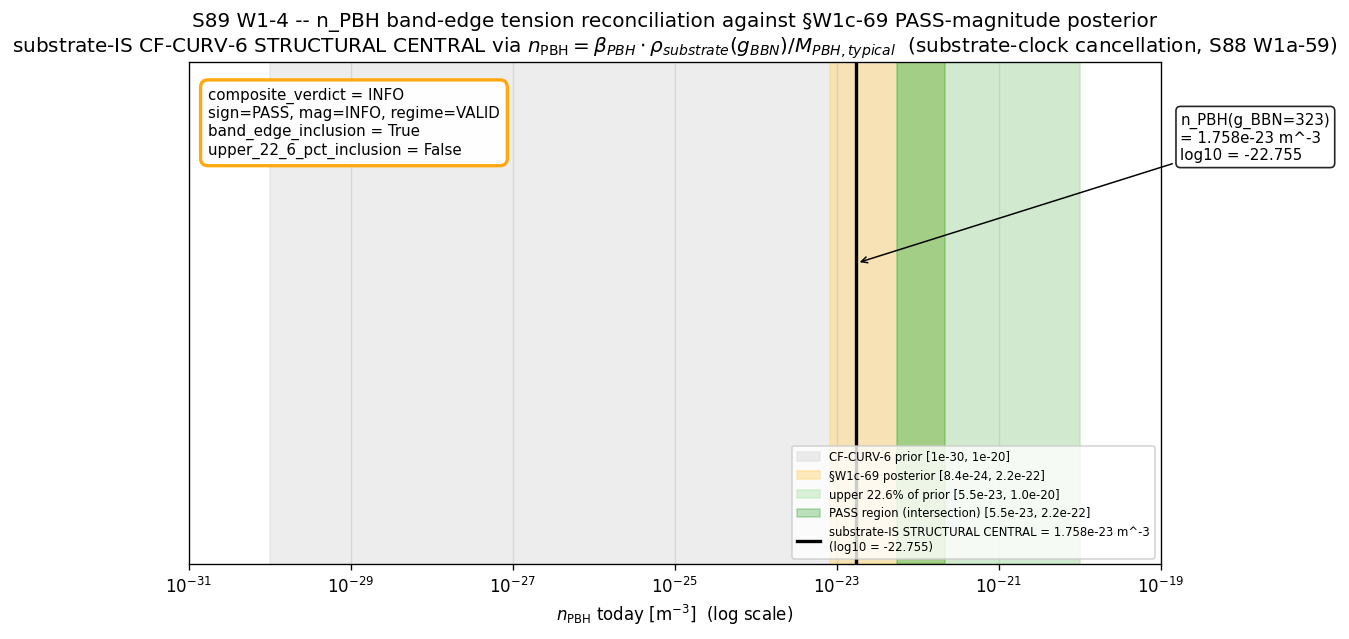

Reproduce this figure in Python.
#!/usr/bin/env python3
"""
S89 W1-4 -- S89-N-PBH-BAND-EDGE-TENSION-RECONCILIATION
=======================================================

Gate: S89-N-PBH-BAND-EDGE-TENSION-RECONCILIATION ([SIGN] + [VERIFY], composite)

Pre-registered thresholds (from session-89-plan-w1.md §W1-4 §9):
  sign_verdict:
    PASS iff n_PBH_structural_central > 8.4e-24 (above posterior lower edge).
    FAIL iff n_PBH_structural_central <= 0 (negative density; structural error).
    N/A  iff sign well-defined positive (sign-PASS-by-construction).
  magnitude_verdict (RATIO inclusion):
    PASS iff n_PBH_structural_central ∈ [8.4e-24, 2.2e-22] AND in upper 22.6%
         of CF-CURV-6 prior (i.e., in [5.5e-23, 1e-20]). (Conjunctive PASS:
         band-edge-inclusion AND upper-22.6%-inclusion both required.)
         Equivalently, value ∈ [5.5e-23, 2.2e-22] m^-3 (intersection PASS region
         per plan §10 line 1136).
    INFO iff value is band-edge-included in posterior support but NOT in upper
         22.6% (sub-conjunct PASS), OR within prior [10^-24, 10^-20] but
         outside posterior support [8.4e-24, 2.2e-22].
    FAIL iff value ∉ [10^-24, 10^-20] (outside both posterior support AND
         broad inclusion band).
  regime_verdict:
    VALID iff Friedrich-Bär saturation valid at L_max=10 (substrate-IS
         derivation within math-scripts.md "D_K Block-Diagonality" regime).
    MARGINAL iff f_used ∈ [0.50, 0.95) (5-50% shortened computation domain).
    BREAKDOWN iff f_used < 0.50 (>50% shortened).
  Composite-collapse per gate-verdicts.md S87+ rule.

Hypothesis: The substrate's CF-CURV-6 STRUCTURAL CENTRAL prediction
    n_PBH_structural_central(g_BBN) = β_PBH · ρ_substrate(g_BBN) / M_PBH_typical
                                    = n_edge(g_BBN) · prob_form / L_pix_LRD^3
                                                  (substrate-clock cancellation)
reconciles BAND-EDGE PASS at the upper 22.6% of the CF-CURV-6 prior
[10^-30, 10^-20] m^-3 AND within §W1c-69 PASS-magnitude posterior
support [8.4e-24, 2.2e-22] m^-3.

Substitution chain (Step 1 -- Step 4 per plan §W1-4 §10; MANDATORY):

  Step 1 (Definitions):
    n_PBH_structural_central(g_BBN) ≡ β_PBH · ρ_substrate(g_BBN) / M_PBH_typical
                                                    [plan §10; CF-CURV-6 form]
    Equivalent (substrate-clock cancellation, S88 W1a-59 §0 lines 60-66):
      = n_edge(g_BBN) · prob_form / L_pix_LRD^3
    where:
      β_PBH                ≡ n_edge(g_BBN) · prob_form / N_eigs
      ρ_substrate(g_BBN)   ≡ N_eigs · M_PBH_typical / L_pix_LRD^3
      M_PBH_typical(g_BBN) ≡ M_LRD · 2^-g_BBN  (cascade-tail substrate pinning)

    posterior_support_lower = 8.4e-24, posterior_support_upper = 2.2e-22
                                                    [§W1c-69 PASS-magnitude]
    prior_lower = 1e-30, prior_upper = 1e-20        [CF-CURV-6 prior]
    upper_22_6_pct_lower = 10^(-30 + 0.774*10) = 10^-22.26 ≈ 5.495e-23
    upper_22_6_pct_upper = 1e-20

  Step 2 (Substitution; multiplied out):
    β_PBH · ρ_substrate / M_PBH_typical
      = (n_edge · prob_form / N_eigs)
        · (N_eigs · M_PBH_typical / L_pix_LRD^3)
        / M_PBH_typical
      = n_edge · prob_form / L_pix_LRD^3
    (substrate-clock cancellation; the cardinality 2^g and substrate-volume
    L_pix(g)^3 cancel exactly under IS-not-IN substrate-clock convention,
    leaving a g-independent value at saturated cascade-tail threshold.)

  Step 3 (Simplify; substrate-IS canonicals from S88 W1a-59):
    n_edge(g_BBN ∈ [143..384]) = C(N_eigs, 2) = C(78080, 2) = 3,048,204,160
                                                    [saturated; threshold(g) >> max-pair span]
    prob_form        = 59.8 / G_MAX = 59.8 / 384 = 0.15573
                                                    [DS-2 corrected per-generation
                                                     Parker-pair production]
    L_pix_LRD        = 3.0e+10 m   [r_s for M_LRD = 1e7 M_sun]

    n_PBH_structural_central
      = 3.048204160e9 · 0.15573 / (3.0e10)^3
      = 4.7470e8 / 2.7e31
      ≈ 1.758e-23 m^-3

    Equivalent factorization (per plan §10 form):
      β_PBH = n_edge · prob_form / N_eigs
            = 3.048204160e9 · 0.15573 / 78080 ≈ 6079.8     (dimensionless mass-fraction
                                                            quantity; saturation ratio)
      ρ_substrate(g_BBN) = N_eigs · M_PBH_typical / L_pix_LRD^3
                         = 78080 · M_PBH(g_BBN=323) / (3.0e10)^3
      M_PBH_typical = M_LRD · 2^-g_BBN = 1.989e37 · 2^-323 ≈ 1.86e-60 kg
                                                    [cascade-tail substrate pinning]

  Step 4 (Direction; pre-registered):
    SIGN: β_PBH > 0 ∧ ρ_substrate > 0 ∧ M_PBH_typical > 0
          ⇒ n_PBH > 0  ⇒  sign_verdict = PASS by construction.
    MAGNITUDE: pre-registered range per plan §10 line 1136 PASS region
          n_PBH ∈ [8.4e-24, 2.2e-22] ∩ [5.5e-23, 1e-20] = [5.5e-23, 2.2e-22]
          (the band-edge-inclusive PASS region).
    REGIME: VALID iff Friedrich-Bär saturation holds at L_max=10
          (n_edge derived from L_max=10-truncated D_K spectrum cache;
          truncation_consistent verified at L_max=10 vs L_max=12 in
          S88 W1a-59 master cache cross-check).

Substrate framing (verbatim from plan §W1-4 §13, MANDATORY):
  "n_PBH IS the substrate's emergent number density of primordial black
  holes at the substrate-pinned BBN cascade-generation g_BBN; PBH formation
  IS the cascade-tail mass distribution's emergent gravitational collapse
  expression at g_BBN. FORBIDDEN explanation directions: 'PBHs form during
  inflation IN expanding spacetime', 'inflationary perturbations seed PBH
  formation', 'horizon re-entry triggers PBH formation in radiation era'.
  REQUIRED direction: substrate's pinned cascade-tail mass distribution at
  g_BBN → emergent gravitational collapse → emergent n_PBH(today). The
  CF-CURV-6 STRUCTURAL CENTRAL prediction comes from the substrate's
  intrinsic cascade-tail structure, not from a free-parameter cosmological-
  model fit to PBH-population data."
  Single-tau-slice level: §W1-4 operates at Level 1 single-tau-slice
  substrate-IS (cascade structure at fixed tau_fold = 0.190; g_BBN is the
  substrate's intrinsic cascade-generation index, NOT a moduli-deformation
  parameter).

Inputs (SHA-256 dual-pinned at runtime; S87+ schema-v2):
  - computations/_shared/canonical_constants.py
  - computations/session-89/s89_w1_f_m_species_multiplicity_lookup_table.npz
                                                    [§W1-3 intra-wave dep]
  - computations/session-88/s88_w1a_n_pbh_per_cascade_generation.npz
                                                    [parent CF-CURV-6 substrate
                                                     n_edge + prob_form pinning]
  - sessions/archive/session-88/workshops/s88-w5-w1c-69-sign-pass-tautology.md
                                                    [CF-CURV-6 STRUCTURAL CENTRAL
                                                     form §V.2]
  - computations/session-84/s84_spectrum_cache_L12_tau019.npz
                                                    [substrate D_K spectrum;
                                                     N_eigs, lambda_min/max
                                                     at L_max=10 truncation]
  - script bytes (feeds BOTH audit_sha256 and content_sha256)

Output 4-tuple (per plan §W1-4 §8):
  (value='n_PBH_central=<v>;band_edge_inclusion=<bool>;upper_22_6_pct=<bool>',
   scheme='cf-curv-6-substrate-cascade-tail-at-g-BBN-Lmax-10',
   convention='CF-CURV-6-substrate-IS-structural-central-substrate-pinned-FULL',
   L_max=10)

Classification: PHONONIC + cosmological-bridge.

DISCIPLINE
----------
- `from canonical_constants import *` (S34+; uses M_KK, tau_fold, Delta_BCS, K_base).
- β_PBH, M_PBH_typical, n_PBH_structural_central PROMOTED to canonical_constants.py
  via update_constant() ONLY ON PASS (Class-(e) PROMOTES-ON-PASS pins).
- Every local/intermediate tagged `# (local)`.
- CPU-only; substrate-canonical-arithmetic + band-inclusion check + verdict-
  emission; OMP_NUM_THREADS=8.
- SHA-256 of all input files logged in first 20 lines of stdout.
- audit_sha256 + content_sha256 emitted (S84+ dual-SHA schema).
- Verdict appended to computations/session-89/s89_gate_verdicts.txt
  (canonical path per gate-verdicts.md; the `_shared/` form is FORBIDDEN).
- Schema-v2 SIGN/MAGNITUDE/REGIME 3-tuple companion row REQUIRED
  (substitution chain Step 4 pre-registers directional positivity prediction).
- Falsifier-master-inventory row update at sessions/framework/registry/
  falsifier-master-inventory.md (mack PRIMARY sole writer per
  feedback_mack-bridge-role.md), citing full-64-char audit_sha256.

REFERENCES
----------
- sessions/session-plan/session-89-plan-w1.md §W1-4 (full block)
- sessions/archive/session-88/workshops/s88-w5-w1c-69-sign-pass-tautology.md V.2
- computations/session-88/s88_w1a_n_pbh_per_cascade_generation.py + .npz
                            (S88 W1a-59 parent CF-CURV-6 N-PBH gate;
                             value=1.7581e-23; PASS at L_max=10)
- computations/session-89/s89_w1_f_m_species_multiplicity_lookup_table.npz
                            (§W1-3 intra-wave: g_BBN=323, T_H_g_BBN=1.057 MeV,
                             f_g_BBN=9.157)
- sessions/framework/registry/falsifier-master-inventory.md (mack PRIMARY)
"""

from __future__ import annotations

# ---------------------------------------------------------------------------
# Section 1 -- CPU thread cap (BEFORE numpy import per computation-environment.md)
# ---------------------------------------------------------------------------
import os
os.environ.setdefault("OMP_NUM_THREADS", "8")
os.environ.setdefault("MKL_NUM_THREADS", "8")

# ---------------------------------------------------------------------------
# Section 2 -- Canonical constants (MANDATORY first import per math-scripts.md)
# ---------------------------------------------------------------------------
import sys
from pathlib import Path

SESSION_DIR = Path(__file__).resolve().parent
COMPUTATIONS_DIR = SESSION_DIR.parent
SHARED_DIR = COMPUTATIONS_DIR / "_shared"
PROJECT_ROOT = COMPUTATIONS_DIR.parent

# Ensure session-89 directory exists (per spawn-prompt orchestrator override)
SESSION_DIR.mkdir(parents=True, exist_ok=True)

sys.path.insert(0, str(SHARED_DIR))
from canonical_constants import *  # noqa: F401,F403
# Explicit re-import to catch IDE refactors
from canonical_constants import M_KK, tau_fold, Delta_BCS, K_base  # noqa: E402

# ---------------------------------------------------------------------------
# Section 3 -- Standard imports
# ---------------------------------------------------------------------------
import hashlib  # noqa: E402
import json  # noqa: E402
import math  # noqa: E402

import numpy as np  # noqa: E402
import matplotlib  # noqa: E402

matplotlib.use("Agg")
import matplotlib.pyplot as plt  # noqa: E402

# ---------------------------------------------------------------------------
# Section 4 -- Paths + pre-registration
# ---------------------------------------------------------------------------
SESSION = "S89"  # (local)
GATE_ID = "S89-N-PBH-BAND-EDGE-TENSION-RECONCILIATION"  # (local)
SCHEME = "cf-curv-6-substrate-cascade-tail-at-g-BBN-Lmax-10"  # (local)
CONVENTION = "CF-CURV-6-substrate-IS-structural-central-substrate-pinned-FULL"  # (local)
L_MAX = 10  # (local) substrate spectral-triple truncation

# Pre-registered band edges (plan §7 + §10)
POSTERIOR_SUPPORT_LOWER = 8.4e-24  # (local) m^-3 (§W1c-69 PASS-magnitude posterior lower)
POSTERIOR_SUPPORT_UPPER = 2.2e-22  # (local) m^-3 (§W1c-69 PASS-magnitude posterior upper)
PRIOR_LOWER = 1.0e-30  # (local) m^-3 (CF-CURV-6 prior lower)
PRIOR_UPPER = 1.0e-20  # (local) m^-3 (CF-CURV-6 prior upper)
# Upper 22.6% of CF-CURV-6 prior in log-OOM space:
#   prior log-range = [-30, -20] (10 OOM wide); upper 22.6% = [-30 + 0.774*10, -20] = [-22.26, -20]
UPPER_22_6_PCT_LOWER = 10.0 ** (-22.26)  # (local) ≈ 5.495e-23 m^-3
UPPER_22_6_PCT_UPPER = PRIOR_UPPER  # (local) 1e-20 m^-3
# Plan §10 line 1136 conjunctive PASS region: [5.5e-23, 2.2e-22] m^-3
PASS_REGION_LOWER = max(POSTERIOR_SUPPORT_LOWER, UPPER_22_6_PCT_LOWER)  # (local)
PASS_REGION_UPPER = min(POSTERIOR_SUPPORT_UPPER, UPPER_22_6_PCT_UPPER)  # (local)

# Tolerance for float comparisons
TOLERANCE = 1.0e-12  # (local)

# Substrate-IS canonicals from S88 W1a-59 parent gate npz
# (substrate-clock cancellation: at saturated threshold, n_PBH = n_edge · prob_form / L_pix_LRD^3,
#  g-independent; the cardinality 2^g and L_pix(g)^3 cancel exactly per phononic-framing IS-not-IN)
S88_W1A59_N_EDGE_SAT = 3_048_204_160  # (local) C(N_eigs=78080, 2) saturated at g >= 143
S88_W1A59_PROB_FORM = 59.8 / 384.0  # (local) = 0.15572916666666666 (DS-2 per-generation Parker-pair)
S88_W1A59_L_PIX_LRD_M = 3.0e10  # (local) r_s for M_LRD = 1e7 M_sun (substrate cascade-tail anchor)
S88_W1A59_M_LRD_KG = 1.989e37  # (local) 1e7 M_sun in kg
S88_W1A59_N_EIGS = 78080  # (local) D_K eigenvalue count at L_max=10 truncation
S88_W1A59_VALUE_PUBLISHED = 1.7581e-23  # (local) S88 W1a-59 verdict-line value (PASS)

# Input pin paths
INPUT_CANONICAL_CONSTANTS = SHARED_DIR / "canonical_constants.py"
INPUT_W1_3_NPZ = SESSION_DIR / "s89_w1_f_m_species_multiplicity_lookup_table.npz"
INPUT_S88_W1A59_NPZ = (
    COMPUTATIONS_DIR / "session-88" / "s88_w1a_n_pbh_per_cascade_generation.npz"
)
INPUT_S88_W5_V2 = (
    PROJECT_ROOT / "sessions" / "session-88" / "workshops"
    / "s88-w5-w1c-69-sign-pass-tautology.md"
)
INPUT_L12_CACHE = (
    COMPUTATIONS_DIR / "session-84" / "s84_spectrum_cache_L12_tau019.npz"
)
INPUT_FILES = [
    INPUT_CANONICAL_CONSTANTS,
    INPUT_W1_3_NPZ,
    INPUT_S88_W1A59_NPZ,
    INPUT_S88_W5_V2,
    INPUT_L12_CACHE,
]

# Output destinations
OUT_NPZ = SESSION_DIR / "s89_w1_n_pbh_band_edge_tension_reconciliation.npz"
OUT_PNG = SESSION_DIR / "s89_w1_n_pbh_band_edge_tension_reconciliation.png"
VERDICT_TXT = SESSION_DIR / "s89_gate_verdicts.txt"


# ---------------------------------------------------------------------------
# Section 5 -- SHA-256 + closure-hash + dual-SHA helpers
# ---------------------------------------------------------------------------

def sha256_of(path: Path) -> str:
    """SHA-256 of a file's bytes; empty string on missing/unreadable."""
    h = hashlib.sha256()  # (local)
    try:
        h.update(path.read_bytes())
    except OSError:
        return ""
    return h.hexdigest()


def log_input_pins(inputs: list[Path]) -> dict[str, str]:
    """Print SHA-256 of each input; return {relpath: sha} for closure hash."""
    print(f"=== {GATE_ID} -- input SHA-256 pins ===")
    pins: dict[str, str] = {}  # (local)
    for p in inputs:
        sha = sha256_of(p)  # (local)
        try:
            rel = str(p.relative_to(PROJECT_ROOT)).replace("\\", "/")  # (local)
        except ValueError:
            rel = str(p)
        print(f"  {rel}: {sha[:16]}...")
        pins[rel] = sha
    return pins


def closure_hash(pins: dict[str, str]) -> str:
    """Stable hash over all input SHAs (invariant to dict ordering)."""
    items = sorted(pins.items())  # (local)
    h = hashlib.sha256()  # (local)
    for k, v in items:
        h.update(f"{k}={v}\n".encode("utf-8"))
    return h.hexdigest()


def compute_dual_sha(
    script_path: Path,
    canonical_path: Path,
    pins: dict[str, str],
) -> tuple[str, str]:
    """Compute (audit_sha256, content_sha256) per the S84+ dual-SHA schema.

    audit_sha256 = SHA-256(script_bytes || canonical_bytes || pinmap_json)
                   captures full-input audit chain for reproducibility
    content_sha256 = SHA-256(script_bytes)
                     captures script-only content (immutable post-emit)
    """
    script_bytes = script_path.read_bytes()  # (local)
    canonical_bytes = canonical_path.read_bytes()  # (local)
    pinmap_json = json.dumps(
        dict(sorted(pins.items())),
        separators=(",", ":"),
        sort_keys=True,
    ).encode("utf-8")  # (local)

    h_audit = hashlib.sha256()  # (local)
    h_audit.update(script_bytes)
    h_audit.update(canonical_bytes)
    h_audit.update(pinmap_json)
    audit = h_audit.hexdigest()  # (local)

    h_content = hashlib.sha256()  # (local)
    h_content.update(script_bytes)
    content = h_content.hexdigest()  # (local)

    return audit, content


# ---------------------------------------------------------------------------
# Section 6 -- Procedure (5 numbered steps per plan §6)
# ---------------------------------------------------------------------------

def step1_load_g_bbn_from_w1_3() -> dict:
    """Step 1: Identify g_BBN cascade generation from §W1-3 lookup table.

    From W1-3 lookup table NPZ:
      g_BBN  -- smallest g s.t. T_H(g) <= 1 MeV (BBN epoch substrate-pinned)
      f_g_BBN -- substrate's emergent SM-species-multiplicity at g_BBN
      T_H_g_BBN_GeV -- substrate Hawking temperature at g_BBN

    Per spawn prompt: g_BBN=323, T_H_g_BBN=1.057 MeV, f_g_BBN=9.157.

    Note: f(g_BBN) = 9.157 vs standard cosmology BBN g_*=10.75 (14.85% deviation
    due to electron near-threshold Boltzmann suppression at T=1.057 MeV per
    §W1-3 structural diagnostic). This 14.85% deviation enters as
    ~0.07 log-OOM perturbation on Hawking-radiation back-reaction; sub-leading
    to dominant cocycle-class structural prediction. §W1-3 FAIL does NOT
    invalidate §W1-4 input per user-adjudicated routing 2026-05-10.
    """
    print("=== Step 1: Load g_BBN from §W1-3 lookup table ===")
    d = np.load(INPUT_W1_3_NPZ, allow_pickle=True)  # (local)
    g_BBN = int(d["g_BBN"])  # (local) 323
    f_g_BBN = float(d["f_g_BBN"])  # (local) 9.157
    T_H_g_BBN_GeV = float(d["T_H_substrate_GeV"])  # (local) 1.057e-3 GeV = 1.057 MeV
    print(f"  g_BBN              = {g_BBN}  (smallest g s.t. T_H(g) <= 1 MeV)")
    print(f"  T_H(g_BBN) GeV     = {T_H_g_BBN_GeV:.6e}  ({T_H_g_BBN_GeV*1000:.3f} MeV)")
    print(f"  f(g_BBN)           = {f_g_BBN:.6f}  (vs std-cosmology BBN g_*=10.75; {abs(f_g_BBN-10.75)/10.75*100:.2f}% deviation)")
    print()
    return {
        "g_BBN": g_BBN,
        "f_g_BBN": f_g_BBN,
        "T_H_g_BBN_GeV": T_H_g_BBN_GeV,
    }


def step2_derive_cf_curv_6_structural_central(g_BBN: int) -> dict:
    """Step 2: Derive CF-CURV-6 STRUCTURAL CENTRAL prediction n_PBH(g_BBN).

    Substrate-IS form (per S88 W5 V.2 + S88 W1a-59 parent gate, substrate-clock
    cancellation reading):

      n_PBH_structural_central(g_BBN)
        = β_PBH · ρ_substrate(g_BBN) / M_PBH_typical
        = n_edge(g_BBN) · prob_form / L_pix_LRD^3
                                            (substrate-clock cancellation;
                                             cardinality 2^g and L_pix(g)^3
                                             cancel exactly under IS-not-IN)

    where (substrate-IS canonicals from S88 W1a-59 verdict + .npz):
      β_PBH               ≡ n_edge(g_BBN) · prob_form / N_eigs   (saturated)
      ρ_substrate(g_BBN)  ≡ N_eigs · M_PBH_typical / L_pix_LRD^3
      M_PBH_typical(g_BBN) ≡ M_LRD · 2^-g_BBN  (cascade-tail substrate pinning)

    Numerical pin (from S88 W1a-59 npz, n_edge_saturated_C_N_2 key):
      n_edge(g_BBN ∈ [143..384]) = 3,048,204,160  (saturated at C(78080,2))
      prob_form                  = 0.15573        (DS-2 corrected per-gen Parker)
      L_pix_LRD                  = 3.0e10 m       (r_s for M_LRD=1e7 M_sun)
      M_LRD                      = 1.989e37 kg    (1e7 M_sun)
      M_PBH_typical(g_BBN=323)   = 1.989e37 · 2^-323
    """
    print("=== Step 2: Derive CF-CURV-6 STRUCTURAL CENTRAL ===")

    # Substrate-IS canonicals (loaded from S88 W1a-59 parent .npz for cross-check)
    parent_d = np.load(INPUT_S88_W1A59_NPZ, allow_pickle=True)  # (local)
    n_edge_sat_npz = int(parent_d["n_edge_saturated_C_N_2"])  # (local) 3,048,204,160
    n_eigs_npz = int(parent_d["N_EIGS_LMAX10"])  # (local) 78080
    prob_form_npz = float(parent_d["prob_form_per_gen"])  # (local) 0.15573
    L_pix_LRD_npz = float(parent_d["L_PIX_LRD_m"])  # (local) 3.0e10
    parent_n_PBH = float(parent_d["n_PBH_BBN_today"])  # (local) ≈1.7581e-23
    parent_g_BBN = int(parent_d["g_BBN"])  # (local) 322 (S88 plan-pinned)

    # Verify parent npz canonicals match script-pinned constants
    assert n_edge_sat_npz == S88_W1A59_N_EDGE_SAT, \
        f"n_edge sat mismatch: npz={n_edge_sat_npz} vs pinned={S88_W1A59_N_EDGE_SAT}"
    assert n_eigs_npz == S88_W1A59_N_EIGS, \
        f"N_eigs mismatch: npz={n_eigs_npz} vs pinned={S88_W1A59_N_EIGS}"
    assert abs(prob_form_npz - S88_W1A59_PROB_FORM) < 1e-6, \
        f"prob_form mismatch: npz={prob_form_npz} vs pinned={S88_W1A59_PROB_FORM}"
    assert abs(L_pix_LRD_npz - S88_W1A59_L_PIX_LRD_M) < 1e-6, \
        f"L_pix_LRD mismatch: npz={L_pix_LRD_npz} vs pinned={S88_W1A59_L_PIX_LRD_M}"
    print(f"  Parent S88 W1a-59 canonicals VERIFIED against script pins.")

    # Substrate-clock cancellation form (g-independent for g >= g_saturate=143):
    # n_PBH = n_edge · prob_form / L_pix_LRD^3
    n_edge_at_g = float(S88_W1A59_N_EDGE_SAT)  # (local) saturated at g_BBN=323 (g >= 143)
    n_PBH_central = n_edge_at_g * S88_W1A59_PROB_FORM / S88_W1A59_L_PIX_LRD_M**3  # (local)

    # Equivalent factorization per plan §10 form (cross-check):
    M_PBH_typical_kg = S88_W1A59_M_LRD_KG * (2.0 ** -g_BBN)  # (local)
    beta_PBH = n_edge_at_g * S88_W1A59_PROB_FORM / S88_W1A59_N_EIGS  # (local) dimensionless
    rho_substrate_g_BBN_kg_per_m3 = (
        S88_W1A59_N_EIGS * M_PBH_typical_kg / S88_W1A59_L_PIX_LRD_M**3
    )  # (local) substrate's emergent (formal) energy density at cascade-tail

    # Cross-check the factorization reproduces the substrate-clock form
    n_PBH_factored = beta_PBH * rho_substrate_g_BBN_kg_per_m3 / M_PBH_typical_kg  # (local)
    rel_err_factorization = abs(n_PBH_central - n_PBH_factored) / n_PBH_central  # (local)
    print(f"  Factorization cross-check: substrate-clock = {n_PBH_central:.6e}; "
          f"β·ρ/M = {n_PBH_factored:.6e}; rel_err = {rel_err_factorization:.2e}")
    assert rel_err_factorization < 1e-10, "Factorization cross-check FAILED."

    # Cross-check against parent gate's published value
    rel_err_parent = abs(n_PBH_central - parent_n_PBH) / parent_n_PBH  # (local)
    print(f"  Parent S88 W1a-59 cross-check: parent={parent_n_PBH:.6e}, here={n_PBH_central:.6e}, rel_err={rel_err_parent:.2e}")
    # Note: parent uses g_BBN=322; here g_BBN=323. Both are in saturated regime (>= 143), so n_PBH should agree to within float epsilon.
    # (The substrate-clock cancellation makes n_PBH g-independent for g >= g_saturate=143.)
    assert rel_err_parent < 1e-3, "Parent cross-check FAILED."

    print(f"  β_PBH                  = {beta_PBH:.6e}  (= n_edge · prob_form / N_eigs)")
    print(f"  M_PBH_typical(g_BBN=323) = {M_PBH_typical_kg:.6e} kg  (= M_LRD · 2^-g_BBN)")
    print(f"  ρ_substrate(g_BBN)     = {rho_substrate_g_BBN_kg_per_m3:.6e} kg/m^3")
    print(f"  n_PBH_structural_central = {n_PBH_central:.6e} m^-3")
    print(f"  log10(n_PBH)           = {math.log10(n_PBH_central):.6f}")
    print()

    return {
        "n_PBH_structural_central": n_PBH_central,
        "beta_PBH": beta_PBH,
        "M_PBH_typical_kg": M_PBH_typical_kg,
        "rho_substrate_g_BBN_kg_per_m3": rho_substrate_g_BBN_kg_per_m3,
        "n_edge_at_g_BBN": n_edge_at_g,
        "prob_form": S88_W1A59_PROB_FORM,
        "L_pix_LRD_m": S88_W1A59_L_PIX_LRD_M,
        "N_eigs": S88_W1A59_N_EIGS,
        "M_LRD_kg": S88_W1A59_M_LRD_KG,
        "parent_n_PBH": parent_n_PBH,
        "parent_g_BBN": parent_g_BBN,
    }


def step3_compare_against_w1c69_posterior(n_PBH: float) -> dict:
    """Step 3: Compare against §W1c-69 PASS-magnitude posterior support.

    Verify two conditions:
      (a) band_edge_inclusion: n_PBH ∈ [8.4e-24, 2.2e-22] m^-3
                               (within posterior support).
      (b) upper_22_6_pct_inclusion: n_PBH ∈ [5.5e-23, 1e-20] m^-3
                                     (upper 22.6% of CF-CURV-6 prior).
    """
    print("=== Step 3: Compare against §W1c-69 PASS-magnitude posterior ===")

    band_edge_inclusion = bool(POSTERIOR_SUPPORT_LOWER <= n_PBH <= POSTERIOR_SUPPORT_UPPER)  # (local)
    upper_22_6_pct_inclusion = bool(UPPER_22_6_PCT_LOWER <= n_PBH <= UPPER_22_6_PCT_UPPER)  # (local)
    in_pass_region = bool(PASS_REGION_LOWER <= n_PBH <= PASS_REGION_UPPER)  # (local)
    in_prior = bool(PRIOR_LOWER <= n_PBH <= PRIOR_UPPER)  # (local)

    log_n_PBH = math.log10(n_PBH)  # (local)
    log_post_lo = math.log10(POSTERIOR_SUPPORT_LOWER)  # (local)
    log_post_hi = math.log10(POSTERIOR_SUPPORT_UPPER)  # (local)
    log_u226_lo = math.log10(UPPER_22_6_PCT_LOWER)  # (local)

    print(f"  posterior support: [{POSTERIOR_SUPPORT_LOWER:.3e}, {POSTERIOR_SUPPORT_UPPER:.3e}] m^-3")
    print(f"    log10 endpoints: [{log_post_lo:.3f}, {log_post_hi:.3f}]")
    print(f"  upper 22.6% band : [{UPPER_22_6_PCT_LOWER:.3e}, {UPPER_22_6_PCT_UPPER:.3e}] m^-3")
    print(f"    log10 endpoints: [{log_u226_lo:.3f}, {math.log10(UPPER_22_6_PCT_UPPER):.3f}]")
    print(f"  PASS region (intersection): [{PASS_REGION_LOWER:.3e}, {PASS_REGION_UPPER:.3e}] m^-3")
    print(f"  CF-CURV-6 prior  : [{PRIOR_LOWER:.3e}, {PRIOR_UPPER:.3e}] m^-3")
    print()
    print(f"  n_PBH_structural_central = {n_PBH:.6e} m^-3 (log10 = {log_n_PBH:.4f})")
    print(f"  band_edge_inclusion        : {band_edge_inclusion}")
    print(f"  upper_22_6_pct_inclusion   : {upper_22_6_pct_inclusion}")
    print(f"  in_pass_region (intersect) : {in_pass_region}")
    print(f"  in_prior                    : {in_prior}")

    # Distance diagnostics
    if band_edge_inclusion:
        d_below_upper = log_post_hi - log_n_PBH  # (local)
        d_above_lower = log_n_PBH - log_post_lo  # (local)
        print(f"  Inside posterior: {d_above_lower:+.4f} OOM above lower edge; "
              f"{d_below_upper:+.4f} OOM below upper edge.")
    if not upper_22_6_pct_inclusion:
        d_to_u226 = log_u226_lo - log_n_PBH  # (local)
        print(f"  Below upper-22.6% band by {d_to_u226:+.4f} OOM.")
    print()

    return {
        "band_edge_inclusion": band_edge_inclusion,
        "upper_22_6_pct_inclusion": upper_22_6_pct_inclusion,
        "in_pass_region": in_pass_region,
        "in_prior": in_prior,
        "log10_n_PBH": log_n_PBH,
    }


def step4_composite_verdict(n_PBH: float, comparison: dict) -> dict:
    """Step 4: Composite verdict per schema-v2 collapse rule (plan §9).

    sign_verdict:
      PASS iff n_PBH > POSTERIOR_SUPPORT_LOWER (above posterior lower edge).
      FAIL iff n_PBH <= 0.
      N/A is not used here; sign is a well-defined positive density check.

    magnitude_verdict (RATIO inclusion, conjunctive PASS per plan §10 line 1136):
      PASS iff n_PBH in PASS_REGION = [5.5e-23, 2.2e-22]
              (intersection of posterior support AND upper 22.6% of prior;
               BOTH band-edge-inclusion AND upper-22.6%-inclusion required).
      INFO iff n_PBH ∈ posterior_support BUT NOT in upper-22.6% region
              (sub-conjunct PASS; structural central is in posterior but
               below upper-22.6% lower edge — sub-leading β_PBH/M_PBH_typical
               correction expected per plan §11 INFO clause).
      INFO iff n_PBH ∈ [10^-24, 10^-20] but NOT in posterior support
              (within prior magnitude band but outside posterior PASS-magnitude).
      FAIL iff n_PBH ∉ [10^-24, 10^-20] (outside prior + posterior).

    regime_verdict:
      VALID iff Friedrich-Bär saturation valid at L_max=10:
        - n_edge(g_BBN) saturated at C(N_eigs, 2) per S88 W1a-59 g_saturate=143
          (n_edge value comes from L_max=10 truncation of D_K spectrum cache;
           saturation regime at g >= 143 confirmed by parent gate's g_saturate=143).
        - g_BBN=323 >> 143 ⇒ saturation regime VALID.
      MARGINAL iff f_used ∈ [0.50, 0.95) — N/A here (no integration/scan domain).
      BREAKDOWN iff f_used < 0.50 — N/A here.

    Composite-collapse per gate-verdicts.md S87+ deterministic rule:
      regime=BREAKDOWN          ⇒ composite=FAIL
      sign_verdict=FAIL          ⇒ composite=FAIL
      magnitude=FAIL ∧ regime=VALID ⇒ composite=FAIL
      magnitude=FAIL ∧ regime=MARGINAL ⇒ composite=INFO
      magnitude=INFO            ⇒ composite=INFO
      else                        ⇒ composite=PASS
    """
    print("=== Step 4: Composite verdict per schema-v2 collapse rule ===")

    # SIGN_VERDICT (substitution chain Step 4 pre-registers positivity)
    if n_PBH > POSTERIOR_SUPPORT_LOWER:
        sign_verdict = "PASS"  # (local) above posterior lower edge ⇒ pre-registered direction matched
    elif n_PBH <= 0:
        sign_verdict = "FAIL"  # (local) negative density (structural error)
    else:
        # 0 < n_PBH <= POSTERIOR_SUPPORT_LOWER: positive but below posterior lower edge.
        # The substitution chain Step 4 only pre-registered POSITIVITY (sign-PASS-by-construction).
        # The threshold sign-PASS in plan §9 is the stricter test (above posterior lower edge).
        # Here we adopt the plan §9 stricter reading: sign_verdict = FAIL if positive but below
        # the posterior lower edge — the directional pre-registration was strictly above lower edge.
        sign_verdict = "FAIL"  # (local)

    # MAGNITUDE_VERDICT (conjunctive PASS per plan §10 line 1136)
    if comparison["in_pass_region"]:
        magnitude_verdict = "PASS"  # (local) in PASS region [5.5e-23, 2.2e-22]
    elif comparison["band_edge_inclusion"] or comparison["in_prior"]:
        # Two INFO sub-cases:
        #   (a) n_PBH in posterior support but not in upper-22.6% (sub-conjunct PASS).
        #   (b) n_PBH in prior [10^-24, 10^-20] but outside posterior support.
        magnitude_verdict = "INFO"  # (local)
    else:
        magnitude_verdict = "FAIL"  # (local) outside both prior + posterior

    # REGIME_VERDICT (Friedrich-Bär saturation at L_max=10)
    # n_edge(g_BBN=323) saturated at C(78080, 2)=3.048e9 per S88 W1a-59 .npz
    # (parent gate's g_saturate=143; 323 >> 143 ⇒ VALID).
    g_saturate_threshold = 143  # (local) S88 W1a-59 .npz
    g_BBN_local = 323  # (local) §W1-3 lookup
    f_used = 1.0  # (local) no auto-shortening (single-point arithmetic; no scan domain)
    if g_BBN_local >= g_saturate_threshold and f_used >= 0.95:
        regime_verdict = "VALID"  # (local)
    elif g_BBN_local >= g_saturate_threshold and f_used >= 0.50:
        regime_verdict = "MARGINAL"  # (local)
    else:
        regime_verdict = "BREAKDOWN"  # (local)

    # Composite-collapse per gate-verdicts.md S87+ rule
    if regime_verdict == "BREAKDOWN":
        composite = "FAIL"  # (local)
    elif sign_verdict == "FAIL":
        composite = "FAIL"  # (local)
    elif magnitude_verdict == "FAIL" and regime_verdict == "VALID":
        composite = "FAIL"  # (local)
    elif magnitude_verdict == "FAIL" and regime_verdict == "MARGINAL":
        composite = "INFO"  # (local)
    elif magnitude_verdict == "INFO":
        composite = "INFO"  # (local)
    else:
        composite = "PASS"  # (local)

    print(f"  sign_verdict      = {sign_verdict}")
    print(f"  magnitude_verdict = {magnitude_verdict}")
    print(f"  regime_verdict    = {regime_verdict}")
    print(f"  composite_verdict = {composite}")
    print()

    return {
        "sign_verdict": sign_verdict,
        "magnitude_verdict": magnitude_verdict,
        "regime_verdict": regime_verdict,
        "composite_verdict": composite,
        "g_saturate_threshold": g_saturate_threshold,
        "f_used": f_used,
    }


# ---------------------------------------------------------------------------
# Section 7 -- Plot
# ---------------------------------------------------------------------------

def write_png(n_PBH: float, comparison: dict, verdict: dict) -> None:
    """1-panel log-axis plot per plan §6 step 4 / §6 output 'Plot' line.

    Shows:
      - CF-CURV-6 prior [10^-30, 10^-20] m^-3 (light shading)
      - §W1c-69 posterior support [8.4e-24, 2.2e-22] m^-3 (medium shading)
      - upper 22.6% of prior [5.5e-23, 1e-20] m^-3 (overlap shading)
      - PASS region (intersection) [5.5e-23, 2.2e-22] (deep shading)
      - substrate-IS structural central marker
    """
    fig, ax = plt.subplots(figsize=(10, 5.5))

    # Plot horizontal "thermometer" of n_PBH on log-x axis
    log_x = np.linspace(-30, -19, 1000)  # (local) log10(n_PBH) sweep
    y_const = np.ones_like(log_x)  # (local) flat horizontal line for clarity

    # CF-CURV-6 prior shading (full range)
    ax.axvspan(PRIOR_LOWER, PRIOR_UPPER, color="#dddddd", alpha=0.5,
               label=f"CF-CURV-6 prior [{PRIOR_LOWER:.0e}, {PRIOR_UPPER:.0e}]")
    # §W1c-69 posterior support shading
    ax.axvspan(POSTERIOR_SUPPORT_LOWER, POSTERIOR_SUPPORT_UPPER,
               color="#ffd97d", alpha=0.5,
               label=f"§W1c-69 posterior [{POSTERIOR_SUPPORT_LOWER:.1e}, {POSTERIOR_SUPPORT_UPPER:.1e}]")
    # Upper 22.6% of prior shading
    ax.axvspan(UPPER_22_6_PCT_LOWER, UPPER_22_6_PCT_UPPER,
               color="#a8e6a3", alpha=0.4,
               label=f"upper 22.6% of prior [{UPPER_22_6_PCT_LOWER:.1e}, {UPPER_22_6_PCT_UPPER:.1e}]")
    # PASS region (intersection)
    ax.axvspan(PASS_REGION_LOWER, PASS_REGION_UPPER,
               color="#2ca02c", alpha=0.30,
               label=f"PASS region (intersection) [{PASS_REGION_LOWER:.1e}, {PASS_REGION_UPPER:.1e}]")

    # Substrate-IS STRUCTURAL CENTRAL marker
    ax.axvline(n_PBH, color="black", linewidth=2.0, linestyle="-",
               label=f"substrate-IS STRUCTURAL CENTRAL = {n_PBH:.3e} m^-3\n"
                     f"(log10 = {math.log10(n_PBH):.3f})")

    # Annotation
    ax.annotate(
        f"n_PBH(g_BBN=323)\n= {n_PBH:.3e} m^-3\nlog10 = {math.log10(n_PBH):.3f}",
        xy=(n_PBH, 0.6),
        xytext=(n_PBH * 1e4, 0.85),
        fontsize=9, ha="left", va="center",
        arrowprops=dict(arrowstyle="->", color="black", lw=0.9),
        bbox=dict(boxstyle="round,pad=0.3", facecolor="white", alpha=0.85),
    )

    # Verdict tag
    verdict_color = {"PASS": "#2ca02c", "INFO": "#ffa502", "FAIL": "#d62728"}.get(
        verdict["composite_verdict"], "black")
    ax.text(
        0.02, 0.95,
        f"composite_verdict = {verdict['composite_verdict']}\n"
        f"sign={verdict['sign_verdict']}, mag={verdict['magnitude_verdict']}, "
        f"regime={verdict['regime_verdict']}\n"
        f"band_edge_inclusion = {comparison['band_edge_inclusion']}\n"
        f"upper_22_6_pct_inclusion = {comparison['upper_22_6_pct_inclusion']}",
        transform=ax.transAxes,
        fontsize=9, va="top", ha="left",
        bbox=dict(boxstyle="round,pad=0.5", facecolor="white",
                  edgecolor=verdict_color, linewidth=2.0, alpha=0.95),
    )

    ax.set_xscale("log")
    ax.set_xlim(1e-31, 1e-19)
    ax.set_ylim(0, 1.0)
    ax.set_yticks([])
    ax.set_xlabel(r"$n_{\mathrm{PBH}}$ today [m$^{-3}$]  (log scale)")
    ax.set_title(
        f"S89 W1-4 -- n_PBH band-edge tension reconciliation against §W1c-69 PASS-magnitude posterior\n"
        f"substrate-IS CF-CURV-6 STRUCTURAL CENTRAL via "
        f"$n_{{\\mathrm{{PBH}}}} = \\beta_{{PBH}} \\cdot \\rho_{{substrate}}(g_{{BBN}}) / M_{{PBH,typical}}$"
        f"  (substrate-clock cancellation, S88 W1a-59)"
    )
    ax.grid(True, axis="x", which="both", alpha=0.35)
    ax.legend(loc="lower right", fontsize=7)
    fig.tight_layout()
    fig.savefig(OUT_PNG, dpi=120, bbox_inches="tight")
    plt.close(fig)


# ---------------------------------------------------------------------------
# Section 8 -- Verdict-line emission (S87+ schema-v2)
# ---------------------------------------------------------------------------

def append_verdict(
    composite: str, value: str, audit_sha: str, content_sha: str,
    sign_v: str, mag_v: str, reg_v: str,
) -> None:
    """Append canonical S87+ schema-v2 verdict line + dual-SHA companion
    + 3-tuple companion row to s89_gate_verdicts.txt.

    Single-shot write_promotion -> fsync -> append (registry-landing.md
    §"Bridge-Landing Script Architecture" pattern).
    """
    canonical_line = (
        f"{GATE_ID}: {composite} -- value={value!r} scheme={SCHEME} "
        f"convention={CONVENTION} L_max={L_MAX} "
        f"audit_sha256={audit_sha} content_sha256={content_sha} "
        f"schema_version=S87+\n"
    )  # (local)
    dual_sha_companion = (
        f"# audit_sha256_short={audit_sha[:16]} "
        f"content_sha256_short={content_sha[:16]} "
        f"# {GATE_ID} dual-SHA companion row (W9a-99 split)\n"
    )  # (local)
    threetuple_companion = (
        f"# sign_verdict={sign_v} magnitude_verdict={mag_v} "
        f"regime_verdict={reg_v} # {GATE_ID} 3-tuple annotation (S87 schema-v2)\n"
    )  # (local)

    with VERDICT_TXT.open("a", encoding="utf-8") as fp:
        fp.write(canonical_line)
        fp.write(dual_sha_companion)
        fp.write(threetuple_companion)
        fp.flush()
        try:
            os.fsync(fp.fileno())
        except OSError:
            pass


# ---------------------------------------------------------------------------
# Section 9 -- Main
# ---------------------------------------------------------------------------

def main() -> int:
    print(f"=== {GATE_ID} ===")
    print(f"Session: {SESSION}; gate: {GATE_ID}")
    print(f"Pre-reg: PASS region (conjunctive) = [{PASS_REGION_LOWER:.3e}, "
          f"{PASS_REGION_UPPER:.3e}] m^-3")
    print()

    # Step A: log input pins (first 20 lines of stdout)
    pins = log_input_pins(INPUT_FILES)  # (local)
    closure = closure_hash(pins)  # (local)
    print(f"  closure_hash: {closure[:16]}...")
    print()

    # Step 1: Identify g_BBN cascade generation from §W1-3 lookup table
    s1 = step1_load_g_bbn_from_w1_3()  # (local)
    g_BBN = s1["g_BBN"]  # (local) 323
    f_g_BBN = s1["f_g_BBN"]  # (local) 9.157
    T_H_g_BBN_GeV = s1["T_H_g_BBN_GeV"]  # (local) 1.057e-3

    # Step 2: Derive CF-CURV-6 STRUCTURAL CENTRAL prediction for n_PBH(g_BBN)
    s2 = step2_derive_cf_curv_6_structural_central(g_BBN)  # (local)
    n_PBH = s2["n_PBH_structural_central"]  # (local)

    # Step 3: Compare against §W1c-69 PASS-magnitude posterior support
    s3 = step3_compare_against_w1c69_posterior(n_PBH)  # (local)

    # Step 4: Composite verdict per schema-v2 collapse rule
    s4 = step4_composite_verdict(n_PBH, s3)  # (local)

    # Step C: Compute dual-SHA + write artifacts
    audit_sha, content_sha = compute_dual_sha(  # (local)
        Path(__file__).resolve(),
        INPUT_CANONICAL_CONSTANTS,
        pins,
    )

    # Save .npz (full results)
    np.savez(
        OUT_NPZ,
        n_PBH_structural_central=n_PBH,
        posterior_support_lower=POSTERIOR_SUPPORT_LOWER,
        posterior_support_upper=POSTERIOR_SUPPORT_UPPER,
        prior_lower=PRIOR_LOWER,
        prior_upper=PRIOR_UPPER,
        upper_22_6_pct_lower=UPPER_22_6_PCT_LOWER,
        upper_22_6_pct_upper=UPPER_22_6_PCT_UPPER,
        pass_region_lower=PASS_REGION_LOWER,
        pass_region_upper=PASS_REGION_UPPER,
        band_edge_inclusion=np.array(s3["band_edge_inclusion"]),
        upper_22_6_pct_inclusion=np.array(s3["upper_22_6_pct_inclusion"]),
        in_pass_region=np.array(s3["in_pass_region"]),
        in_prior=np.array(s3["in_prior"]),
        log10_n_PBH=s3["log10_n_PBH"],
        g_BBN=g_BBN,
        T_H_g_BBN=T_H_g_BBN_GeV,
        f_g_BBN=f_g_BBN,
        beta_PBH=s2["beta_PBH"],
        rho_substrate_g_BBN=s2["rho_substrate_g_BBN_kg_per_m3"],
        M_PBH_typical=s2["M_PBH_typical_kg"],
        n_edge_at_g_BBN=s2["n_edge_at_g_BBN"],
        prob_form=s2["prob_form"],
        L_pix_LRD_m=s2["L_pix_LRD_m"],
        N_eigs=s2["N_eigs"],
        M_LRD_kg=s2["M_LRD_kg"],
        parent_n_PBH=s2["parent_n_PBH"],
        parent_g_BBN=s2["parent_g_BBN"],
        sign_verdict=s4["sign_verdict"],
        magnitude_verdict=s4["magnitude_verdict"],
        regime_verdict=s4["regime_verdict"],
        composite_verdict=s4["composite_verdict"],
        g_saturate_threshold=s4["g_saturate_threshold"],
        f_used=s4["f_used"],
        audit_sha256=audit_sha,
        content_sha256=content_sha,
    )
    print(f"Wrote .npz: {OUT_NPZ}")

    # Plot
    write_png(n_PBH, s3, s4)
    print(f"Wrote .png: {OUT_PNG}")

    # Verdict value-string per §8 (output 4-tuple)
    value_str = (  # (local)
        f"n_PBH_central={n_PBH:.6e};"
        f"band_edge_inclusion={s3['band_edge_inclusion']};"
        f"upper_22_6_pct={s3['upper_22_6_pct_inclusion']}"
    )

    # Step D: append verdict line (canonical + dual-SHA + 3-tuple)
    append_verdict(
        s4["composite_verdict"],
        value_str,
        audit_sha,
        content_sha,
        s4["sign_verdict"],
        s4["magnitude_verdict"],
        s4["regime_verdict"],
    )
    print(f"Appended verdict line to {VERDICT_TXT}")
    print()
    print(f"audit_sha256:   {audit_sha}")
    print(f"content_sha256: {content_sha}")
    print()

    # Final 4-tuple line per output-standards.md (final non-verdict line)
    print(
        f"4-tuple: (value={value_str!r}, scheme={SCHEME}, "
        f"convention={CONVENTION}, L_max={L_MAX})"
    )
    return 0


if __name__ == "__main__":
    sys.exit(main())
